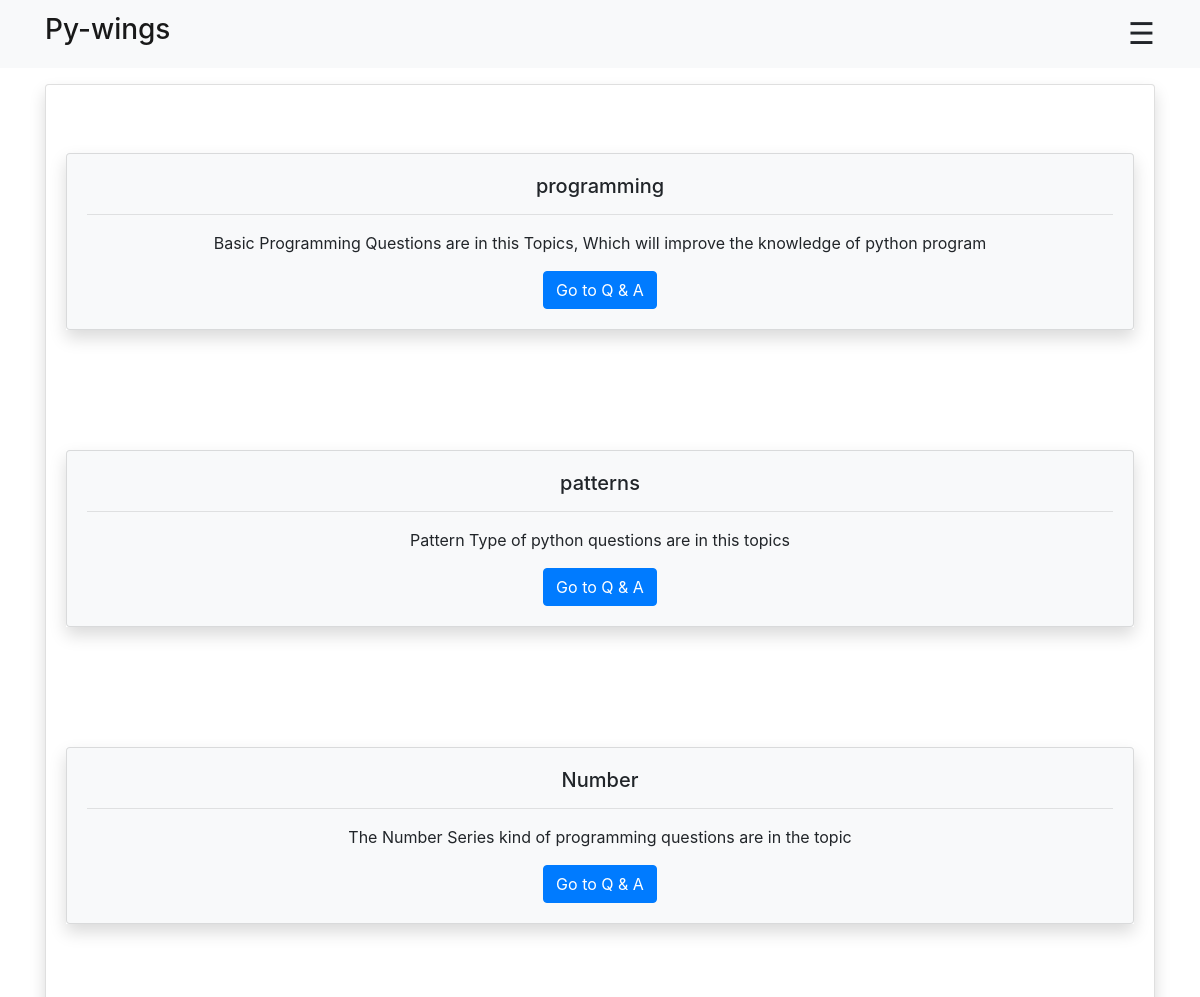
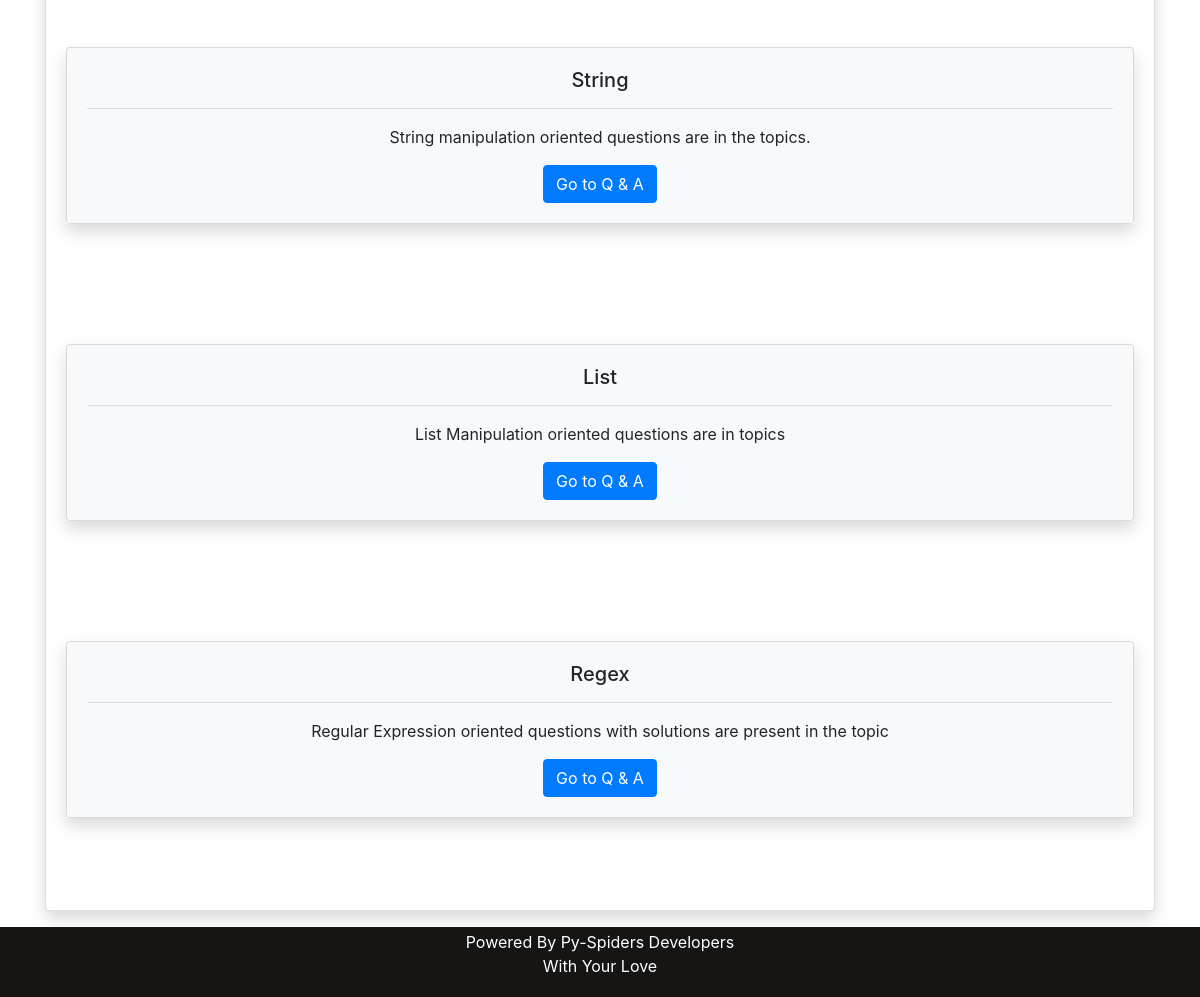
The page / on the database its author committed (2 pictures, top to bottom).
### py_pro_app/models.py (models this page shows, shortened)
class Topics(models.Model):
    title = models.CharField(max_length=15)
    description = models.CharField(max_length=100, null=True)
    date = models.DateTimeField(auto_now_add=True)

### py_pro_app/views.py (the view)
# urls.py: 2. Add a URL to urlpatterns:  path('', views.home, name='home')
def home(request):
    topics_objects = Topics.objects.all()
    context = {'topics': topics_objects}
    return render(request, 'py_pro_app/home.html', context)

### templates/py_pro_app/home.html (shortened to what this page needs)
{% extends "py_pro_app/base.html" %}
{% block content %}
<div class="container">
    <div class="card border-2 shadow my-3">
      <div class="card-body">
        {% for topic in topics %}
          <div class="card-row border-0 shadow my-5">
            <div class="card bg-light">
              <div class="card-body text-center">
                <h5 class="card-title">{{ topic.title }}</h5>
                <hr>
                <p class="card-text">{{ topic.description }}</p>
                <a href="{% url 'get_qa' topic.title %}" class="btn btn-primary">Go to Q & A</a>
                <br>
              </div>
            </div>
          </div>
        <br>
        {% endfor %}
      </div>
    </div>
  </div>
{% endblock %}

### static/py_pro_app/css/navbar.css (style rules this page uses)
body { font-family: 'Lato', sans-serif; }

### rows shown on the page
Topics: title "programming", description "Basic Programming Questions are in this Topics, Which will improve the knowledge of python program"
Topics: title "patterns", description "Pattern Type of python questions are in this topics"
Topics: title "Number", description "The Number Series kind of programming questions are in the topic"
Topics: title "String", description "String manipulation oriented questions are in the topics."
Topics: title "List", description "List Manipulation oriented questions are in topics"
Topics: title "Regex", description "Regular Expression oriented questions with solutions are present in the topic"
